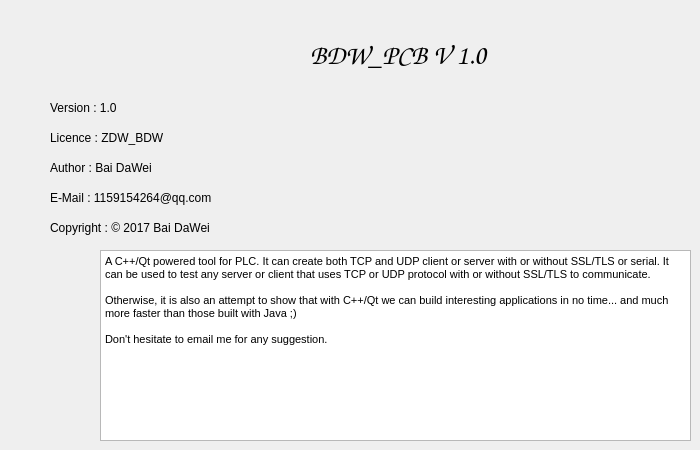
   <widget class="QWidget" name="uiAbout">
    <attribute name="title">
     <string>About</string>
    </attribute>
    <widget class="QLabel" name="label_13">
     <property name="geometry">
      <rect>
       <x>310</x>
       <y>20</y>
       <width>211</width>
       <height>71</height>
      </rect>
     </property>
     <property name="font">
      <font>
       <family>Comic Sans MS</family>
       <pointsize>20</pointsize>
      </font>
     </property>
     <property name="text">
      <string>BDW_PCB V 1.0</string>
     </property>
    </widget>
    <widget class="QLabel" name="label_14">
     <property name="geometry">
      <rect>
       <x>50</x>
       <y>100</y>
       <width>231</width>
       <height>16</height>
      </rect>
     </property>
     <property name="text">
      <string>Version : 1.0</string>
     </property>
    </widget>
    <widget class="QLabel" name="label_15">
     <property name="geometry">
      <rect>
       <x>50</x>
       <y>130</y>
       <width>221</width>
       <height>16</height>
      </rect>
     </property>
     <property name="text">
      <string>Licence : ZDW_BDW</string>
     </property>
    </widget>
    <widget class="QLabel" name="label_16">
     <property name="geometry">
      <rect>
       <x>50</x>
       <y>160</y>
       <width>521</width>
       <height>16</height>
      </rect>
     </property>
     <property name="text">
      <string>Author : Bai DaWei</string>
     </property>
    </widget>
    <widget class="QLabel" name="label_17">
     <property name="geometry">
      <rect>
       <x>50</x>
       <y>190</y>
       <width>521</width>
       <height>16</height>
      </rect>
     </property>
     <property name="text">
      <string>E-Mail : 1159154264@qq.com</string>
     </property>
    </widget>
    <widget class="QLabel" name="label_18">
     <property name="geometry">
      <rect>
       <x>50</x>
       <y>220</y>
       <width>441</width>
       <height>16</height>
      </rect>
     </property>
     <property name="text">
      <string>Copyright : © 2017 Bai DaWei</string>
     </property>
    </widget>
    <widget class="QLabel" name="label_29">
     <property name="geometry">
      <rect>
       <x>230</x>
       <y>20</y>
       <width>81</width>
       <height>71</height>
      </rect>
     </property>
     <property name="text">
      <string/>
     </property>
     <property name="pixmap">
      <pixmap resource="myimage.qrc">:/image/22.jpg</pixmap>
     </property>
    </widget>
    <widget class="QTextEdit" name="uiAboutText">
     <property name="enabled">
      <bool>true</bool>
     </property>
     <property name="geometry">
      <rect>
       <x>100</x>
       <y>250</y>
       <width>591</width>
       <height>191</height>
      </rect>
     </property>
     <property name="readOnly">
      <bool>true</bool>
     </property>
     <property name="html">
      <string>&lt;!DOCTYPE HTML PUBLIC &quot;-//W3C//DTD HTML 4.0//EN&quot; &quot;http://www.w3.org/TR/REC-html40/strict.dtd&quot;&gt;
&lt;html&gt;&lt;head&gt;&lt;meta name=&quot;qrichtext&quot; content=&quot;1&quot; /&gt;&lt;style type=&quot;text/css&quot;&gt;
p, li { white-space: pre-wrap; }
&lt;/style&gt;&lt;/head&gt;&lt;body style=&quot; font-family:'MS Shell Dlg 2'; font-size:7.8pt; font-weight:400; font-style:normal;&quot;&gt;
&lt;p style=&quot; margin-top:0px; margin-bottom:0px; margin-left:0px; margin-right:0px; -qt-block-indent:0; text-indent:0px;&quot;&gt;&lt;span style=&quot; font-size:8pt;&quot;&gt;A C++/Qt powered tool for PLC. It can create both TCP and UDP client or server with or without SSL/TLS or serial. It can be used to test any server or client that uses TCP or UDP protocol with or without SSL/TLS to communicate.&lt;/span&gt;&lt;/p&gt;
&lt;p style=&quot;-qt-paragraph-type:empty; margin-top:0px; margin-bottom:0px; margin-left:0px; margin-right:0px; -qt-block-indent:0; text-indent:0px; font-size:8pt;&quot;&gt;&lt;br /&gt;&lt;/p&gt;
&lt;p style=&quot; margin-top:0px; margin-bottom:0px; margin-left:0px; margin-right:0px; -qt-block-indent:0; text-indent:0px;&quot;&gt;&lt;span style=&quot; font-size:8pt;&quot;&gt;Otherwise, it is also an attempt to show that with C++/Qt we can build interesting applications in no time... and much more faster than those built with Java ;)&lt;/span&gt;&lt;/p&gt;
&lt;p style=&quot;-qt-paragraph-type:empty; margin-top:0px; margin-bottom:0px; margin-left:0px; margin-right:0px; -qt-block-indent:0; text-indent:0px; font-size:8pt;&quot;&gt;&lt;br /&gt;&lt;/p&gt;
&lt;p style=&quot; margin-top:0px; margin-bottom:0px; margin-left:0px; margin-right:0px; -qt-block-indent:0; text-indent:0px;&quot;&gt;&lt;span style=&quot; font-size:8pt;&quot;&gt;Don't hesitate to email me for any suggestion.&lt;/span&gt;&lt;/p&gt;&lt;/body&gt;&lt;/html&gt;</string>
     </property>
    </widget>
   </widget>
